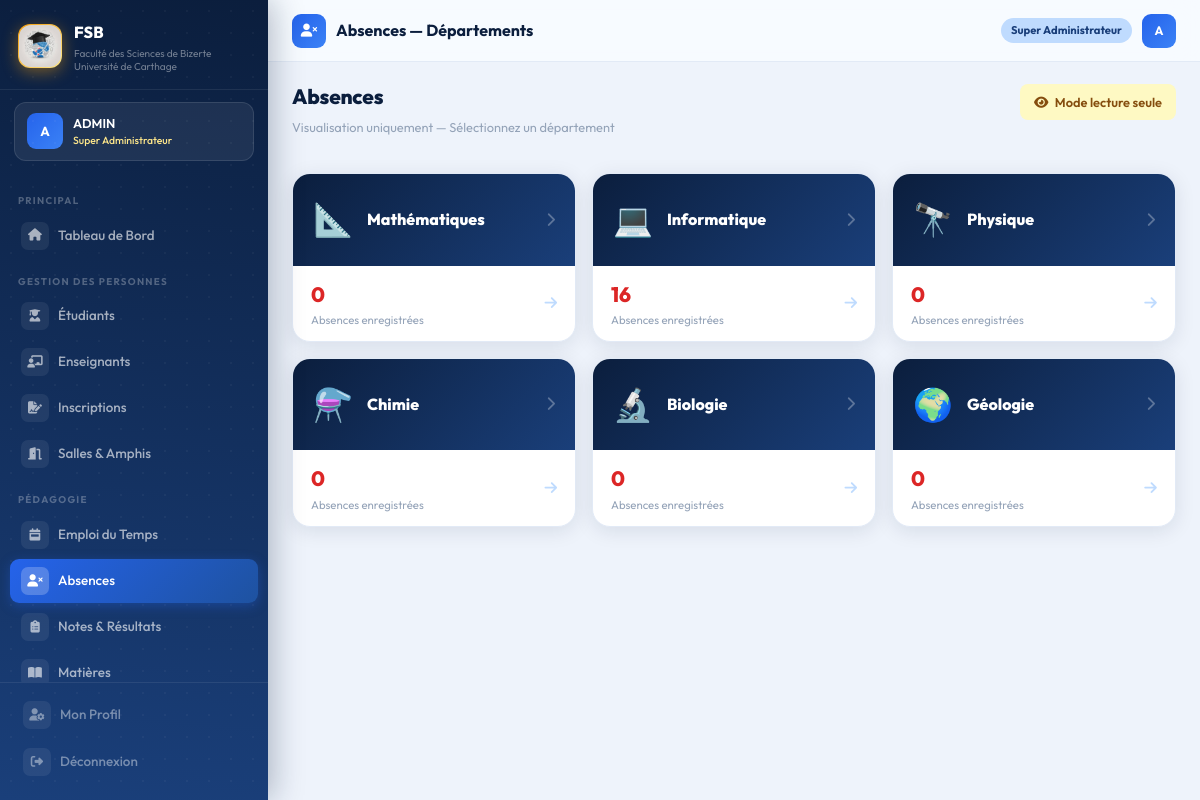
Page /pedagogie/absences/ (signed in) on the committed database.
### accounts/models.py (models this page shows, shortened)
class CustomUser(AbstractUser):
    ROLE_CHOICES = [
        ('super_admin',  'Super Administrateur'),
        ('admin',        'Administrateur'),
        ('scolarite',    'Agent Scolarité'),
        ('chef_dept',    'Chef de Département'),
        ('doyen',        'Doyen / Vice-Doyen'),
    ]
    role = models.CharField(
        max_length=20,
        choices=ROLE_CHOICES,
        default='scolarite'
    )
    telephone = models.CharField(max_length=20, blank=True)
    departement = models.CharField(max_length=50, blank=True)

### administration/models.py (models this page shows, shortened)
class Departement(models.Model):
    NOM_CHOICES = [
        ('mathematiques',  'Mathématiques'),
        ('informatique',   'Informatique'),
        ('physique',       'Physique'),
        ('chimie',         'Chimie'),
        ('biologie',   'Biologie'),
        ('geologie', 'Géologie'),
    ]
    nom         = models.CharField(max_length=50, choices=NOM_CHOICES, unique=True)
    chef        = models.CharField(max_length=100, blank=True, null=True, help_text="Nom du chef de département")
    email       = models.EmailField(blank=True)
    telephone   = models.CharField(max_length=20, blank=True)
    description = models.TextField(blank=True)

### pedagogie/views.py (the view)
# urls.py: path('absences/', views.absences_departements, name='absences'),
@login_required
def absences_departements(request):
    dept_data = []
    for dept in Departement.objects.all():
        nb = Absence.objects.filter(seance__classe__filiere__departement=dept).count()
        dept_data.append({'dept': dept, 'nb_absences': nb})
    return render(request, 'pedagogie/absences/nav_departements.html', {'dept_data': dept_data})

### templates/pedagogie/absences/nav_departements.html
{% extends 'base.html' %}
{% block page_icon %}<i class="fas fa-user-times"></i>{% endblock %}
{% block page_title %}Absences — Départements{% endblock %}
{% block content %}
<div class="page-header">
  <div><h1>Absences</h1><p class="sub">Visualisation uniquement — Sélectionnez un département</p></div>
  <div style="background:#fef9c3;color:#854d0e;padding:8px 14px;border-radius:8px;font-size:0.8rem;font-weight:600">
    <i class="fas fa-eye me-1"></i> Mode lecture seule
  </div>
</div>
<div class="row g-3">
  {% for item in dept_data %}
  <div class="col-lg-4 col-md-6 fu fu{{ forloop.counter }}">
    <a href="{% url 'pedagogie:absences_filieres' item.dept.pk %}" style="text-decoration:none">
      <div class="card-fsb" style="transition:all 0.25s;cursor:pointer"
           onmouseover="this.style.transform='translateY(-4px)'"
           onmouseout="this.style.transform='translateY(0)'">
        <div style="background:linear-gradient(135deg,#0b1e3d,#1a3f7a);padding:20px;display:flex;align-items:center;gap:14px">
          <div style="font-size:2rem">
            {% if item.dept.nom == 'informatique' %}💻{% elif item.dept.nom == 'mathematiques' %}📐{% elif item.dept.nom == 'physique' %}🔭{% elif item.dept.nom == 'chimie' %}⚗️{% elif item.dept.nom == 'biologie' %}🔬{% else %}🌍{% endif %}
          </div>
          <div style="font-size:1rem;font-weight:800;color:white">{{ item.dept.get_nom_display }}</div>
          <i class="fas fa-chevron-right ms-auto" style="color:rgba(255,255,255,0.3)"></i>
        </div>
        <div style="padding:12px 18px;display:flex;justify-content:space-between;align-items:center">
          <div>
            <div style="font-size:1.3rem;font-weight:800;color:#dc2626">{{ item.nb_absences }}</div>
            <div style="font-size:0.71rem;color:#94a3b8">Absences enregistrées</div>
          </div>
          <i class="fas fa-arrow-right" style="color:#bfdbfe"></i>
        </div>
      </div>
    </a>
  </div>
  {% endfor %}
</div>
{% endblock %}

### templates/base.html (shortened to what this page needs)
<!DOCTYPE html>
<html lang="fr">
<head>
    <link href="https://cdn.jsdelivr.net/npm/bootstrap@5.3.2/dist/css/bootstrap.min.css" rel="stylesheet">
    <link href="https://cdnjs.cloudflare.com/ajax/libs/font-awesome/6.5.0/css/all.min.css" rel="stylesheet">
    {% load static %}
    <link rel="stylesheet" href="{% static 'css/fsb.css' %}">
</head>
<body>
    {% if user.is_authenticated %}
    <aside class="sidebar" id="sidebar">
        <div class="sidebar-brand">
            <div class="brand-logo">
                <img src="{% static 'images/logo-fsb.jpg' %}" alt="Logo FSB" width="42" height="42"
                    style="border-radius: 12px; object-fit: cover;">
            </div>
            <div>
                <div class="brand-name">FSB</div>
                <div class="brand-desc">Faculté des Sciences de Bizerte<br>Université de Carthage</div>
            </div>
        </div>
        <div class="sidebar-user">
            <div class="user-avatar">{{ user.first_name|first|upper }}{{ user.last_name|first|upper }}</div>
            <div>
                <div class="user-fullname">{{ user.get_full_name|truncatechars:22 }}</div>
                <div class="user-role-badge">{{ user.get_role_display }}</div>
            </div>
        </div>
        <nav class="sidebar-nav">
            <span class="nav-section">Principal</span>
            <a href="{% url 'administration:dashboard' %}"
                class="sidebar-link {% if request.resolver_match.url_name == 'dashboard' %}active{% endif %}">
                <span class="s-icon"><i class="fas fa-home"></i></span>Tableau de Bord
            </a>
            <span class="nav-section">Gestion des Personnes</span>
            <a href="{% url 'administration:liste_etudiants' %}"
                class="sidebar-link {% if 'etudiants' in request.path %}active{% endif %}">
                <span class="s-icon"><i class="fas fa-user-graduate"></i></span>Étudiants
            </a>
            <a href="{% url 'administration:liste_enseignants' %}"
                class="sidebar-link {% if 'enseignants' in request.path %}active{% endif %}">
                <span class="s-icon"><i class="fas fa-chalkboard-teacher"></i></span>Enseignants
            </a>
            <a href="{% url 'administration:inscriptions' %}"
                class="sidebar-link {% if 'inscriptions' in request.path %}active{% endif %}">
                <span class="s-icon"><i class="fas fa-file-signature"></i></span>Inscriptions
            </a>
            <a href="{% url 'administration:salles' %}"
                class="sidebar-link {% if 'salles' in request.path %}active{% endif %}">
                <span class="s-icon"><i class="fas fa-door-open"></i></span>Salles & Amphis
            </a>
            <span class="nav-section">Pédagogie</span>
            <a href="{% url 'pedagogie:emploi_du_temps' %}"
                class="sidebar-link {% if 'emploi' in request.path %}active{% endif %}">
                <span class="s-icon"><i class="fas fa-calendar-week"></i></span>Emploi du Temps
            </a>
            <a href="{% url 'pedagogie:absences' %}"
                class="sidebar-link {% if 'absences' in request.path %}active{% endif %}">
                <span class="s-icon"><i class="fas fa-user-times"></i></span>Absences
            </a>
            <a href="{% url 'pedagogie:notes' %}"
                class="sidebar-link {% if 'notes' in request.path %}active{% endif %}">
                <span class="s-icon"><i class="fas fa-clipboard-list"></i></span>Notes & Résultats
            </a>
            <a href="{% url 'pedagogie:matieres' %}"
                class="sidebar-link {% if 'matieres' in request.path %}active{% endif %}">
                <span class="s-icon"><i class="fas fa-book-open"></i></span>Matières
            </a>
        </nav>
        <div class="sidebar-footer">
            <a href="{% url 'accounts:profile' %}" class="sidebar-link" style="margin-bottom:3px">
                <span class="s-icon"><i class="fas fa-user-cog"></i></span>Mon Profil
            </a>
            <a href="{% url 'accounts:logout' %}" class="sidebar-link danger">
                <span class="s-icon"><i class="fas fa-sign-out-alt"></i></span>Déconnexion
            </a>
        </div>
    </aside>
    <div class="main-wrapper">
        <header class="topbar">
            <div class="topbar-left">
                <div class="topbar-icon">{% block page_icon %}<i class="fas fa-th"></i>{% endblock %}</div>
                <span class="topbar-title">{% block page_title %}Tableau de Bord{% endblock %}</span>
            </div>
            <div class="topbar-right">
                <span class="role-chip">{{ user.get_role_display }}</span>
                <a class="user-avatar"
                    style="width:34px;height:34px;font-size:0.77rem;border-radius:9px;cursor:pointer;display:inline-flex;align-items:center;justify-content:center;text-decoration:none"
                    href="{% url 'accounts:profile' %}">
                    {{ user.first_name|first|upper }}{{ user.last_name|first|upper }}
                </a>
            </div>
        </header>
        <div class="content-area">
            {% block content %}{% endblock %}
        </div>
    </div>
    {% else %}
    {% block full_content %}{% endblock %}
    {% endif %}
    {% load static %}
</body>
</html>

### rows in the picture
CustomUser: first_name|first "A", get_full_name "ADMIN", role "Super Administrateur"
Departement: dept.nom "Mathématiques", nb_absences "0"
Departement: dept.nom "Informatique", nb_absences "16"
Departement: dept.nom "Physique", nb_absences "0"
Departement: dept.nom "Chimie", nb_absences "0"
Departement: dept.nom "Biologie", nb_absences "0"
Departement: dept.nom "Géologie", nb_absences "0"
